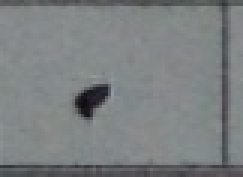
#> input picture Experiments/AI Mridul/1_MobileCaptured/Alphabets/Dot/199.jpg, 81 x 59 px, given as the content of the folder 1_MobileCaptured/Alphabets/A, which was not available (shown 3 times larger)
$ python A_Main.py
#> lines starting #> are read from the running program, lines starting #| are printed output that depends on the picture; after the words box and inside, x2 and y2 are one past the last pixel; in counts of white or black regions, pixels touching at a corner belong together; pictures that were not available may be replaced by others from this repository, and a replacement may not be noted
### Experiments/AI Mridul/Y_MakeCustomDataset.py
import numpy as np
import cv2
import matplotlib.pyplot as plt
import glob
import F_FinalPreprocess
import D_Split


# [31 lines left out: functions MakeSharp, Sharpen, not called in this run]


def getArr(img):

    height = np.size(img, 0)
    width = np.size(img, 1)
    i=0

    arr = []


    while i<height:

        j=0

        while j<width:
            px = img[i, j]
#            print(px)
            if px<120:
                px=0
                img[i, j]=0
            else:
                px=255
                img[i, j]=255
#
            px = px/255


            arr.append(px)

            j = j+1

        i = i+1

#    print(string)


#    plt.imshow(img,cmap='gray',interpolation='bicubic')
#    plt.show()

    return arr

#Main

# [54 lines left out: functions PreProcessMajhe, PreProcessWithoutBorder, not called in this run]

def PreProcessNormal(img):

    img = cv2.fastNlMeansDenoisingColored(img,None,10,10,7,21)

    img = cv2.cvtColor(img, cv2.COLOR_BGR2GRAY)

    img = 255-img

#    plt.imshow(img,cmap='gray',interpolation='bicubic')
#    plt.show()

    img = cv2.resize(img, (28, 28))

#    plt.imshow(img,cmap='gray',interpolation='bicubic')
#    plt.show()
#
    return img


def getFoldName(n):

    ret="ABCDEFGHIJKLMNOPQRSTUVWXYZ"
    if n==26:
        return "Hyphen"
    if n==27:
        return "Dot"
    if n==28:
        return "Space"
    return ret[n]


f1 = open('rahul_train.csv','w')
f2 = open('rahul_test.csv','w')

for i in range(0, 29):

    cnt=0

    foldName = getFoldName(i)
    print(foldName)
    for img in glob.glob("1_MobileCaptured/Alphabets/"+str(foldName)+"/*.jpg"):

        cnt+=1

        cv_img = cv2.imread(img)
#> cv_img is the input picture: shape (59, 81, 3); mean B, G, R 129.2, 128, 123.7

        height = np.size(cv_img, 0)
#> height = 59
        width = np.size(cv_img, 1)
#> width = 81

        cv_img = cv_img[4:height-4, 4:width-4]
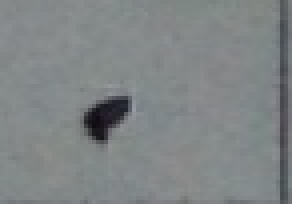
#> cv_img: shape (51, 73, 3) (shown 4 times larger); mean B, G, R 133.7, 132.6, 127.9

#        plt.imshow(cv_img,cmap='gray',interpolation='bicubic')
#        plt.show()

        cv_img = PreProcessNormal(cv_img)
#> in PreProcessNormal, `img = 255-img`:
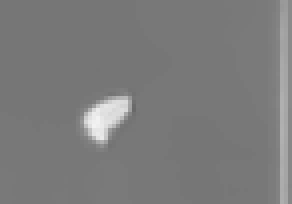
#> img: shape (51, 73) (shown 4 times larger); min 105, max 242, mean 123.6
#> in PreProcessNormal, `img = cv2.resize(img, (28, 28))`:
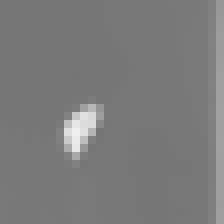
#> img: shape (28, 28) (shown 8 times larger); min 117, max 239, mean 123.4
# [5 lines of commented-out code are left out]


        arr = getArr(cv_img)
#> in getArr, `height = np.size(img, 0)`: height = 28
#> the loop in getArr, `while i<height: ` made 28 passes
#> after the loop in getArr, `while i<height:`:
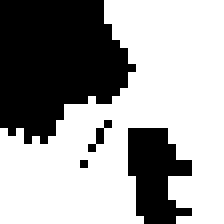
#> img: shape (28, 28) (shown 8 times larger); 62.8% white; 4 black regions (2 under 20 px), largest, box (x1, y1, x2, y2) and area: (0, 0, 17, 18) 221, (16, 16, 24, 28) 66
#> after the loop in getArr, `while i<height:`: arr = 784 values, max 1 at index 13, min 0 at index 0, mean 0.628; i = 28

#        print(cnt)

        if cnt>160:

            for j in range(0, len(arr)):

                f1.write(str(arr[j])+', ')
                j+=1

            name = i

            f1.write(str(name)+'\n')


        else:

            for j in range(0, len(arr)):

                f2.write(str(arr[j])+', ')
                j+=1

            name = i


            f2.write(str(name)+'\n')
#

f1.close()
f2.close()

### Experiments/AI Mridul/A_Main.py
import B_AlignAndCrop
import C_GetPortion
import D_Split
import E_MakeDataset
import F_FinalPreprocess
#import Api_Merged

import numpy as np
import cv2
import matplotlib.pyplot as plt
import glob

def display(img, img2):
    cv2.namedWindow('img1',cv2.WINDOW_NORMAL)
    cv2.resizeWindow('img1', 600,700)
    cv2.imshow("img1", img)

    cv2.namedWindow('img2',cv2.WINDOW_NORMAL)
    cv2.resizeWindow('img2', 600,700)
    cv2.imshow("img2", img2)

    cv2.waitKey(0)

    return

def showImage(img):
    plt.imshow(img,cmap='gray',interpolation='bicubic')
    plt.show()

    return


#image = cv2.imread("1_MobileCaptured/Forms/All/001.jpg")

for img in glob.glob("2_CamScanned(Color)/Forms/Alpha/005.jpg"):

    image = cv2.imread(img)

    new_image = B_AlignAndCrop.func1(image)

    AllCharacters = C_GetPortion.func2(new_image)

#    display(image, new_image)

    Dataset = []

    for i in range(0, len(AllCharacters)):
#        showImage(AllCharacters[i][0])
#        print(AllCharacters[i][1])
        Dataset.append((E_MakeDataset.getArr(AllCharacters[i][0]), AllCharacters[i][1]))
